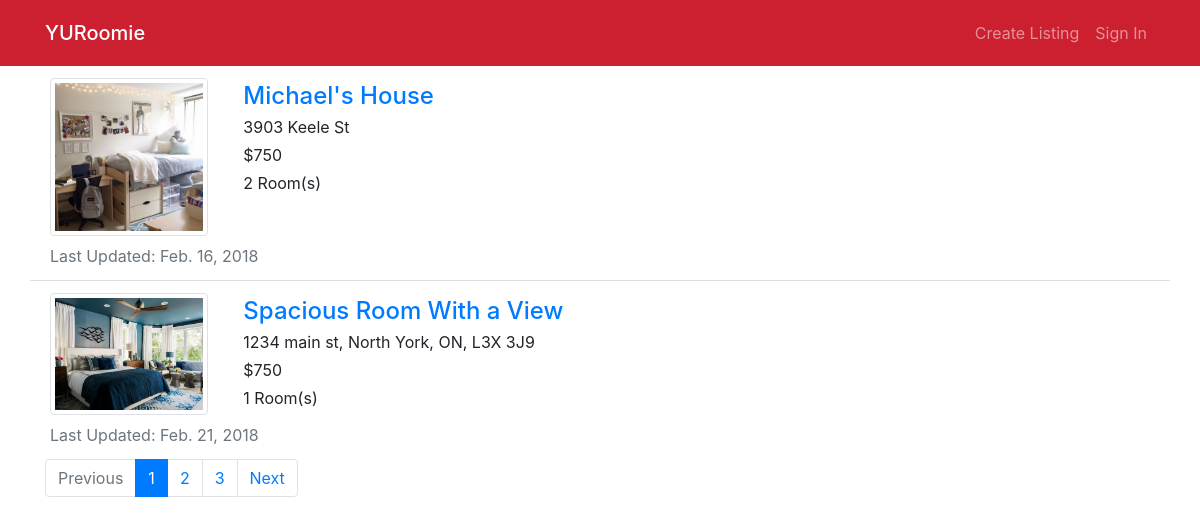
The page /browse/ on the database its author committed.
### home/models.py (models this page shows, shortened)
class Room(models.Model):
    host_name = models.CharField(max_length=50)
    address = models.CharField(max_length=100)
    property_name = models.CharField(max_length=30, default="")
    description = models.TextField(default="No Description")
    cost = models.PositiveIntegerField(default=0)
    visits = models.PositiveIntegerField(default=0)
    property_type_options = (('a', 'apartment'),
                                ('c', 'condo'),
                                ('t', 'townhouse'),
                                ('h', 'house'))
    property_type = models.CharField(choices=property_type_options, max_length=10)
    number_of_rooms = models.PositiveSmallIntegerField()
    garages = models.PositiveSmallIntegerField()
    creator_id = models.PositiveIntegerField()
    last_updated = models.DateTimeField(auto_now_add=True)

class RoomImage(models.Model):
    room = models.ForeignKey(Room, on_delete=models.CASCADE)
    image = models.ImageField()

### home/views.py (the view)
# urls.py: path('browse/', views.browse_rooms, name='browse'),
def browse_rooms(request):
    rooms_list = Room.objects.all()
    paginator = Paginator(rooms_list, 2)
    page = request.GET.get('page')
    try:
        rooms = paginator.page(page)
    except PageNotAnInteger:
        rooms = paginator.page(1)
    except EmptyPage:
        page = paginator.page(paginator.num_pages)
    return render(request, 'home/browse.html', {'page': page, 'rooms': rooms})

### home/templates/home/browse.html
{% extends 'home/base.html'%}
{% block body %}
<div class="row">
    <div class="list-group list-group-flush">
    {% for room in rooms %}
    <div class="list-group-item">
        <div class="row">
          <div class="col-12 col-md-2">
            <a href="{% url 'detail' room.id %}">
                <div class="img-thumbnail">
                    <img src="{{ room.roomimage_set.all.0.image.url }}" alt="pic" >
                </div>
            </a>
          </div>
          <div class="pl-3 col-12 col-md-10">
                <a href="{% url 'detail' room.id %}"><h4 class="card-title m-1" >{{ room.property_name }}</h4></a>
                <p class="m-1">{{ room.address}}</p>
                <p class="m-1">${{ room.cost}}</p>
                <p class="m-1">{{ room.number_of_rooms}} Room(s)</p>
          </div>
        </div>
        <p class="text-muted m-0 pt-2">Last Updated: {{room.last_updated.date}}</p>
      </div>
      {% endfor %}
    </div>
  </div>
  <div class="row" id="pagination-navbar">
    {% if rooms.has_other_pages %}
    <nav class="align-bottom" aria-label="...">
        <ul class="pagination">
            {% if rooms.has_previous %}
                <li class="page-item"><a class="page-link" href="?page={{ rooms.previous_page_number }}">Previous</a></li>
            {% else %}
                <li class="page-item disabled"><a class="page-link" href="#">Previous</a></li>
            {% endif %}
            {% for i in rooms.paginator.page_range %}
                {% if rooms.number == i %}
                    <li class="page-item active"><a class="page-link" href="#">{{ i }}</a></li>
                {% else %}
                    <li class="page-item"><a class="page-link" href="?page={{ i }}">{{ i }}</a></li>
                {% endif %}
            {% endfor %}
            {% if rooms.has_next %}
                <li class="page-item"><a class="page-link" href="?page={{ rooms.next_page_number }}">Next</a></li>
            {% else %}
                <li class="page-item disabled"><a class="page-link" href="#">Next</a></li>
            {% endif %}
        </ul>
    </nav>
    {% endif %}
  </div>
{% endblock %}

### home/static/home/css/home.css (style rules this page uses)
img { width: 100%; }
#pagination-navbar { padding-left: 15px; }

### rows shown on the page
Room: roomimage_set.all.0.image (picture), property_name "Michael's House", address "3903 Keele St", cost "750", number_of_rooms "2", last_updated "Feb. 16, 2018"
Room: roomimage_set.all.0.image (picture), property_name "Spacious Room With a View", address "1234 main st, North York, ON, L3X 3J9", cost "750", number_of_rooms "1", last_updated "Feb. 21, 2018"

### other values the page prints
{{ i }} "1"
{{ i }} "2" "3"
